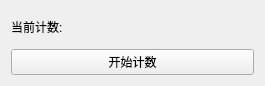
<?xml version="1.0" encoding="UTF-8"?>
<ui version="4.0">
 <class>Widget</class>
 <widget class="QWidget" name="Widget">
  <property name="geometry">
   <rect>
    <x>0</x>
    <y>0</y>
    <width>265</width>
    <height>86</height>
   </rect>
  </property>
  <property name="windowTitle">
   <string>Widget</string>
  </property>
  <layout class="QGridLayout" name="gridLayout">
   <item row="0" column="0">
    <widget class="QLabel" name="label">
     <property name="text">
      <string>当前计数:</string>
     </property>
    </widget>
   </item>
   <item row="0" column="1">
    <widget class="QLabel" name="label_num">
     <property name="text">
      <string/>
     </property>
    </widget>
   </item>
   <item row="1" column="0" colspan="2">
    <widget class="QPushButton" name="pushButton_start">
     <property name="text">
      <string>开始计数</string>
     </property>
    </widget>
   </item>
  </layout>
 </widget>
 <layoutdefault spacing="6" margin="11"/>
 <resources/>
 <connections/>
</ui>
